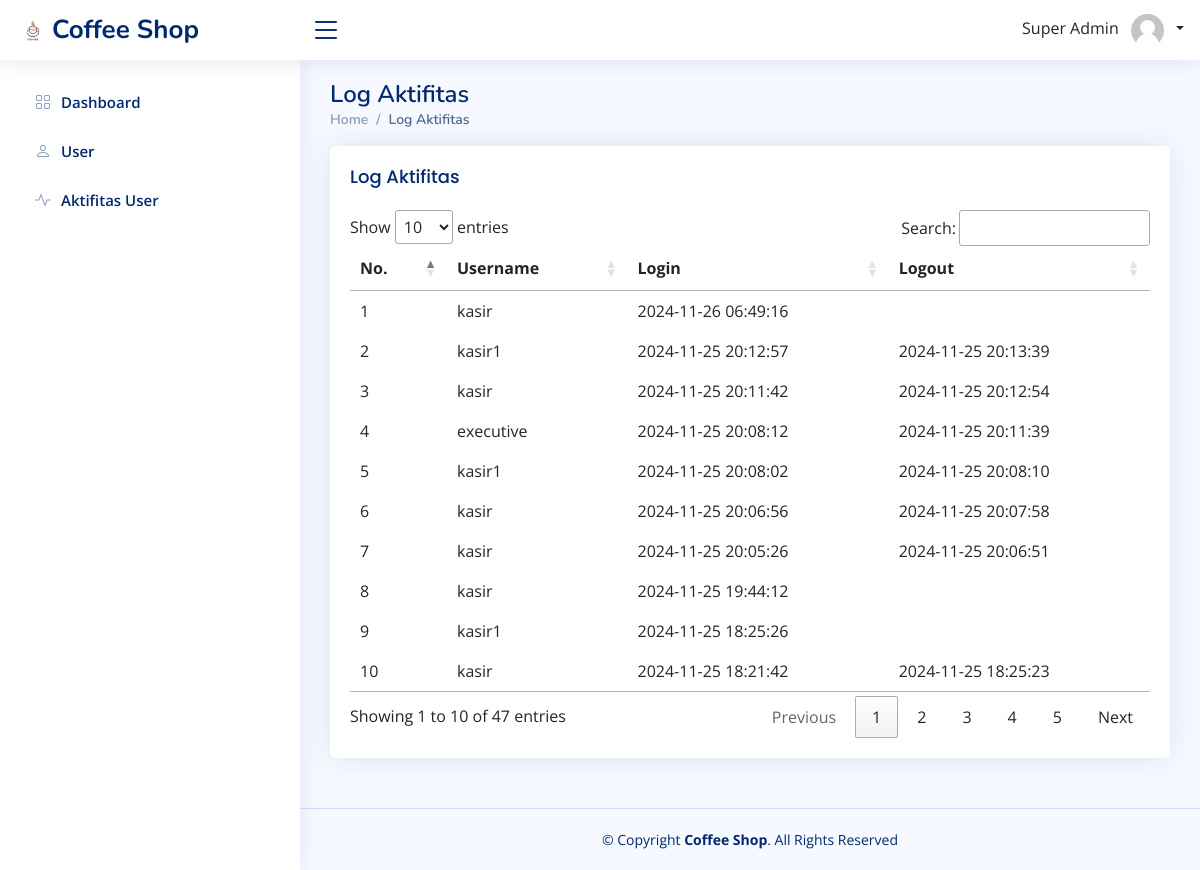
Page /index.php?page=log-aktifitas (signed in) on the committed database.
### tables this page shows
CREATE TABLE `log_aktifitas` (
  `id_log` int(11) NOT NULL,
  `id_user` int(11) NOT NULL,
  `login` datetime NOT NULL,
  `logout` datetime DEFAULT NULL
);

CREATE TABLE `tuser` (
  `id_user` int(11) NOT NULL,
  `username` varchar(255) NOT NULL,
  `password` varchar(255) NOT NULL,
  `nama_user` varchar(255) NOT NULL,
  `hak` enum('Super Admin','Manajer','Kasir','') NOT NULL,
  `telepon` varchar(255) NOT NULL,
  `alamat` varchar(255) NOT NULL
);

### function/view-query.php (called while the page is built, shortened)
<?php
function getAktifitas($user_role, $user_id = null)
{
    $conn = connection();
    if ($user_role === 'Super Admin') {
        $query = "SELECT log_aktifitas.id_log, log_aktifitas.id_user, log_aktifitas.login, log_aktifitas.logout, tuser.username FROM log_aktifitas INNER JOIN tuser ON log_aktifitas.id_user = tuser.id_user ORDER BY log_aktifitas.login DESC";
    } elseif ($user_role === 'Manajer') {
        $query = "SELECT log_aktifitas.id_log, log_aktifitas.id_user, log_aktifitas.login, log_aktifitas.logout, tuser.username FROM log_aktifitas INNER JOIN tuser ON log_aktifitas.id_user = tuser.id_user WHERE tuser.hak = 'Kasir' ORDER BY log_aktifitas.login DESC";
    } else {
        $query = "SELECT log_aktifitas.id_log, log_aktifitas.id_user, log_aktifitas.login, log_aktifitas.logout, tuser.username FROM log_aktifitas INNER JOIN tuser ON log_aktifitas.id_user = tuser.id_user WHERE log_aktifitas.id_user = '$user_id' ORDER BY log_aktifitas.login DESC";
    }
    $result = mysqli_query($conn, $query);
    $data = [];
    while ($row = mysqli_fetch_assoc($result)) {
        $data[] = $row;
    }
    return $data;
}

### pages/log-aktifitas/index.php (the view, shortened to what this page needs)
<?php
include('function/view-query.php');
$data = getAktifitas($_SESSION['hak'], $_SESSION['id_user']);
?>
<main id="main" class="main">
    <div class="pagetitle">
        <h1>Log Aktifitas</h1>
        <nav>
            <ol class="breadcrumb">
                <li class="breadcrumb-item"><a href="index.php">Home</a></li>
                <li class="breadcrumb-item active">Log Aktifitas</li>
            </ol>
        </nav>
    </div>
    <section class="section">
        <div class="row">
            <div class="col-lg-12">
                <div class="card">
                    <div class="card-body">
                        <h5 class="card-title">Log Aktifitas</h5>
                        <table id="table-user">
                            <thead>
                                <tr>
                                    <th>No.</th>
                                    <th>Username</th>
                                    <th>Login</th>
                                    <th>Logout</th>
                                </tr>
                            </thead>
                            <tbody>
                                <?php
                                foreach ($data as $key => $value) { ?>
                                    <tr>
                                        <td><?= $key + 1 ?></td>
                                        <td><?= $value['username'] ?></td>
                                        <td><?= $value['login'] ?></td>
                                        <td><?= $value['logout'] ?></td>
                                    </tr>
                                <?php }
                                ?>
                            </tbody>
                        </table>
                    </div>
                </div>
            </div>
        </div>
    </section>
</main>

### assets/css/style.css (style rules this page uses)
:root { scroll-behavior: smooth; }
body { font-family: "Open Sans", sans-serif; background: #f6f9ff; color: #444444; }
a { color: #4154f1; text-decoration: none; }
h1, h2, h3, h4, h5, h6 { font-family: "Nunito", sans-serif; }
#main { margin-top: 60px; padding: 20px 30px; transition: all 0.3s; }
.pagetitle { margin-bottom: 10px; }
.pagetitle h1 { font-size: 24px; margin-bottom: 0; font-weight: 600; color: #012970; }
.card { margin-bottom: 30px; border: none; border-radius: 5px; box-shadow: 0px 0 30px rgba(1, 41, 112, 0.1); }
.card-title { padding: 20px 0 15px 0; font-size: 18px; font-weight: 500; color: #012970; font-family: "Poppins", sans-serif; }
.card-body { padding: 0 20px 20px 20px; }
.breadcrumb { font-size: 14px; font-family: "Nunito", sans-serif; color: #899bbd; font-weight: 600; }
.breadcrumb a { color: #899bbd; transition: 0.3s; }
.breadcrumb .breadcrumb-item::before { color: #899bbd; }
.breadcrumb .active { color: #51678f; font-weight: 600; }
@media (min-width: 1200px) { #main, #footer { margin-left: 300px; } }

### rows in the picture
log_aktifitas: id_user.username "kasir", login "2024-11-26 06:49:16"
log_aktifitas: id_user.username "kasir1", login "2024-11-25 20:12:57", logout "2024-11-25 20:13:39"
log_aktifitas: id_user.username "kasir", login "2024-11-25 20:11:42", logout "2024-11-25 20:12:54"
log_aktifitas: id_user.username "executive", login "2024-11-25 20:08:12", logout "2024-11-25 20:11:39"
log_aktifitas: id_user.username "kasir1", login "2024-11-25 20:08:02", logout "2024-11-25 20:08:10"
log_aktifitas: id_user.username "kasir", login "2024-11-25 20:06:56", logout "2024-11-25 20:07:58"
log_aktifitas: id_user.username "kasir", login "2024-11-25 20:05:26", logout "2024-11-25 20:06:51"
log_aktifitas: id_user.username "kasir", login "2024-11-25 19:44:12"
log_aktifitas: id_user.username "kasir1", login "2024-11-25 18:25:26"
log_aktifitas: id_user.username "kasir", login "2024-11-25 18:21:42", logout "2024-11-25 18:25:23"

### other values in the picture
$_SESSION['nama_user'] "Super Admin"
